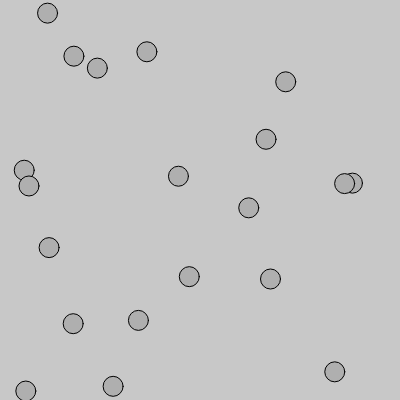
Frame 1 (no input)
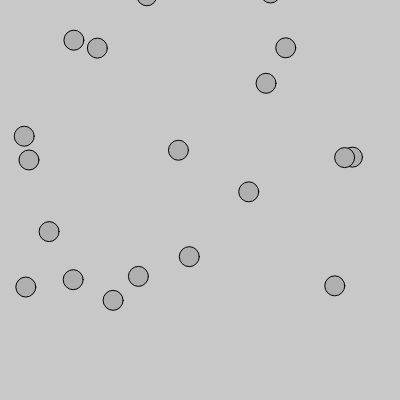
Frame 60 (no input)
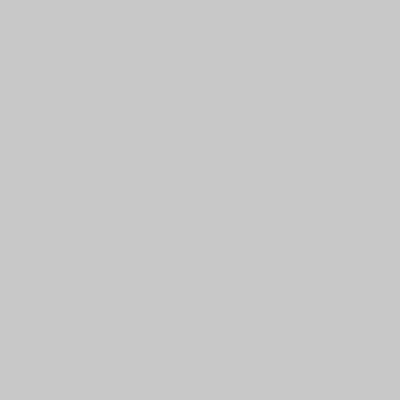
Frame 120 (the mouse pressed at the canvas centre since frame 60)

The p5.js sketch that drew these frames (run headless with seeded random() and noise() and a simulated clock; from frame 60 on, the mouse is pressed at the canvas centre):

// p5.js sketch
// ── sketch.js
let mover = [];


function setup() {
  createCanvas(400, 400);

  for (let i = 0; i < 20; i++){
    mover[i] = new Mover();

  }
}

function draw() {
  background(200);

 for (let i = 0; i < 20; i ++){
   mover[i].update();
   mover[i].display();
   mover[i].checkEdges();

 }




}


class Mover{
  constructor(){
    this.loc = new p5.Vector(random(width), random(height));
    this.vel = new p5.Vector(0, -0.5);
    this.acc = new p5.Vector(0, -0.5);
    this.wind = new p5.Vector(random(-0.5, 0.5), 0);
    
    this.topspeed = 20;
    
  }

  update(){
    this.vel.add(this.acc);
    this.vel.limit(this.topspeed);
    this.loc.add(this.vel);

    if (mouseIsPressed){
      this.acc.add(this.wind);
    }

    //this.acc.mult(0);


  }

  display(){
    stroke(0);
    fill(175);
    ellipse(this.loc.x, this.loc.y, 20);
  }

  checkEdges(){

    if (this.loc.y < 0){
      this.vel.y = this.vel.y * -1;
    }

   

  }



  }
  
  
